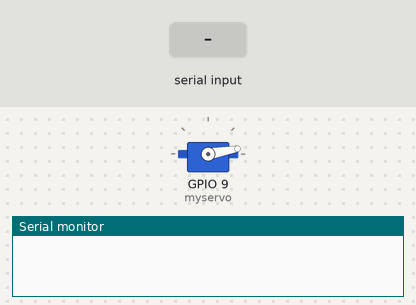
A sketch run on a simulated ESP8266 (NodeMCU). Shown: servo, the last lines printed to the serial monitor. The inputs (shaded band) are chosen by the test bench.

Above: at 1.6 s.
1.7 s: "5\n" received over the second serial link
At 2.6 s:
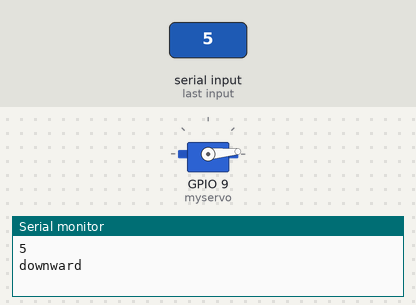
3.2 s: "6\n" received over the second serial link
At 3.7 s:
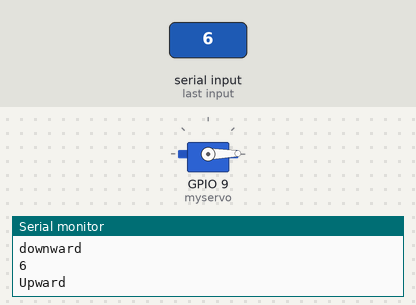
Timing chart, 0 to 6.2 s (numbered marks = the images above; inputs shaded):
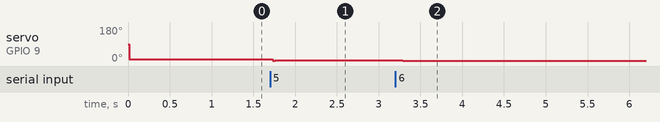

Measured:
- after the input at 1.7 s, servo on GPIO 9 (myservo): 10° → 5° at once
- after the input at 3.2 s, servo on GPIO 9 (myservo): 5° → 1° after 0.06 s

The sketch:

receiver.ino
```cpp
#include <SoftwareSerial.h>
#include<Servo.h>

Servo myservo;
int degree=0;
int m;
SoftwareSerial mySerial(D2, D3); //RX, TX

void setup() {
  Serial.begin(9600);
  mySerial.begin(9600);
  myservo.attach(9);
  delay(15);

  myservo.write(10);
  delay(400);
    myservo.detach();

}

void loop() {
  m=degree;
  if(Serial.available() > 0){//Read from serial monitor and send over HC-12
    int xinput = Serial.parseInt();
    mySerial.println(xinput);

  }
  if(mySerial.available() > 1){//Read from HC-12 and send to serial monitor
    int xinput = mySerial.parseInt();
    Serial.println(xinput);

      if(xinput==5) { Serial.println("downward");

       myservo.attach(9);
  delay(15);


  for (; degree <= m+5; degree += 1) { // goes from 0 degrees to 180 degrees
    // in steps of 1 degree
    myservo.write(degree);              // tell servo to go to position in variable 'pos'
    delay(15);
  }

  myservo.detach();


  }

  if(xinput==6) {  Serial.println("Upward");
  myservo.attach(9);
  delay(15);


  for (; degree >= m-5; degree -= 1) { // goes from 0 degrees to 180 degrees
    // in steps of 1 degree
    myservo.write(degree);              // tell servo to go to position in variable 'pos'
    delay(15);
  }

  myservo.detach();
  }

  if(degree>180) degree=180;
  if(degree<0) degree=0;


}

}
```
